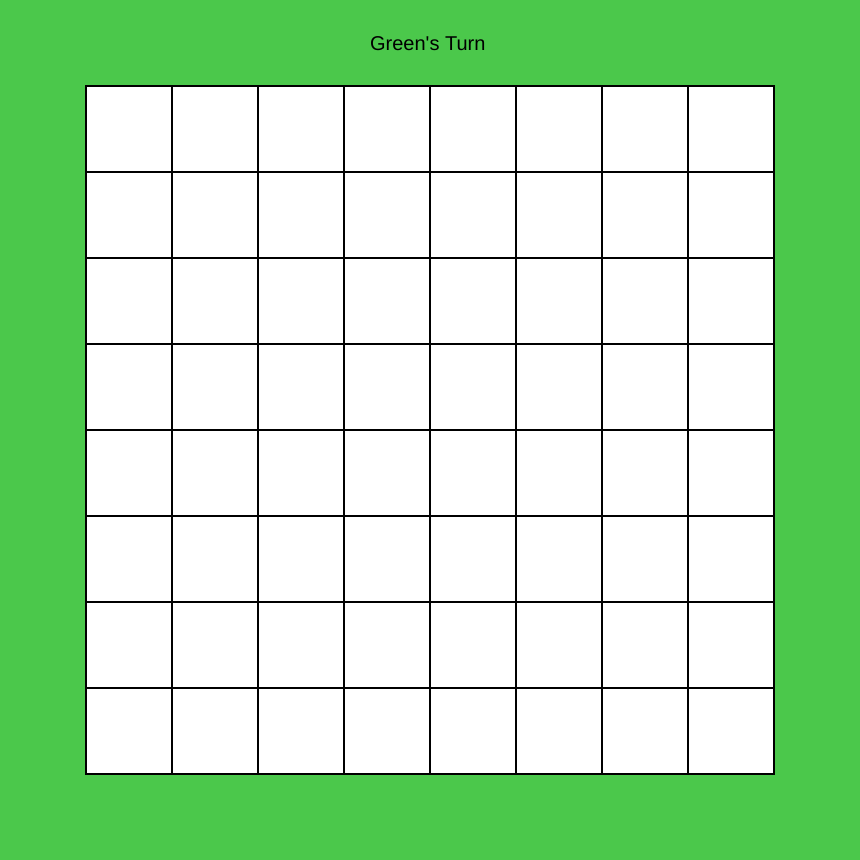
Frame 1 (no input)
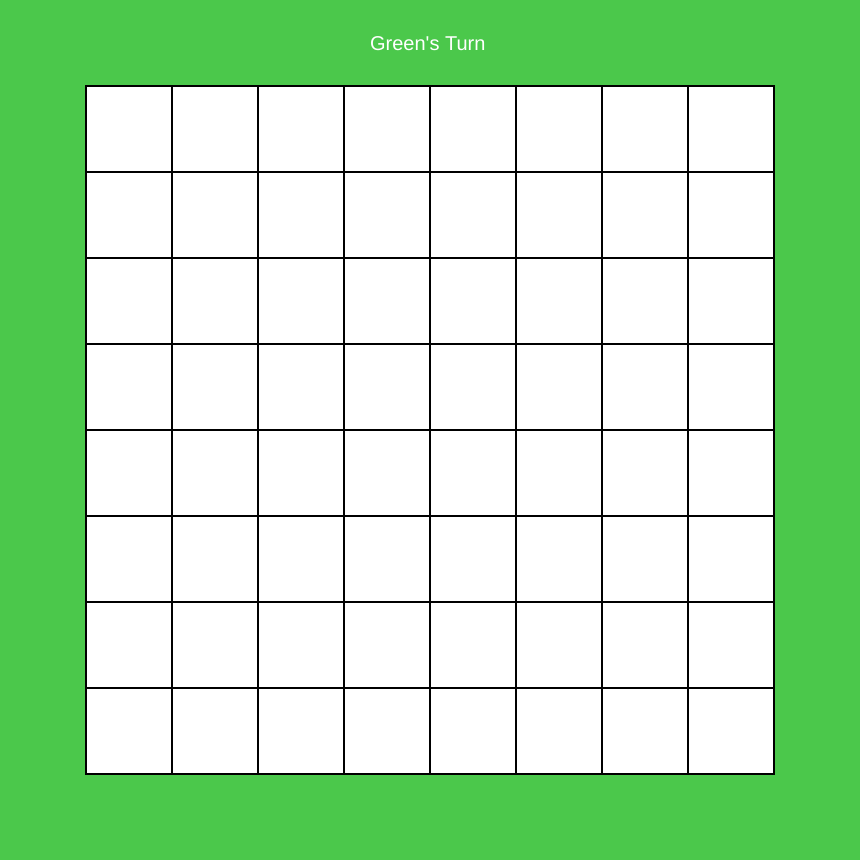
Frame 60 (no input)
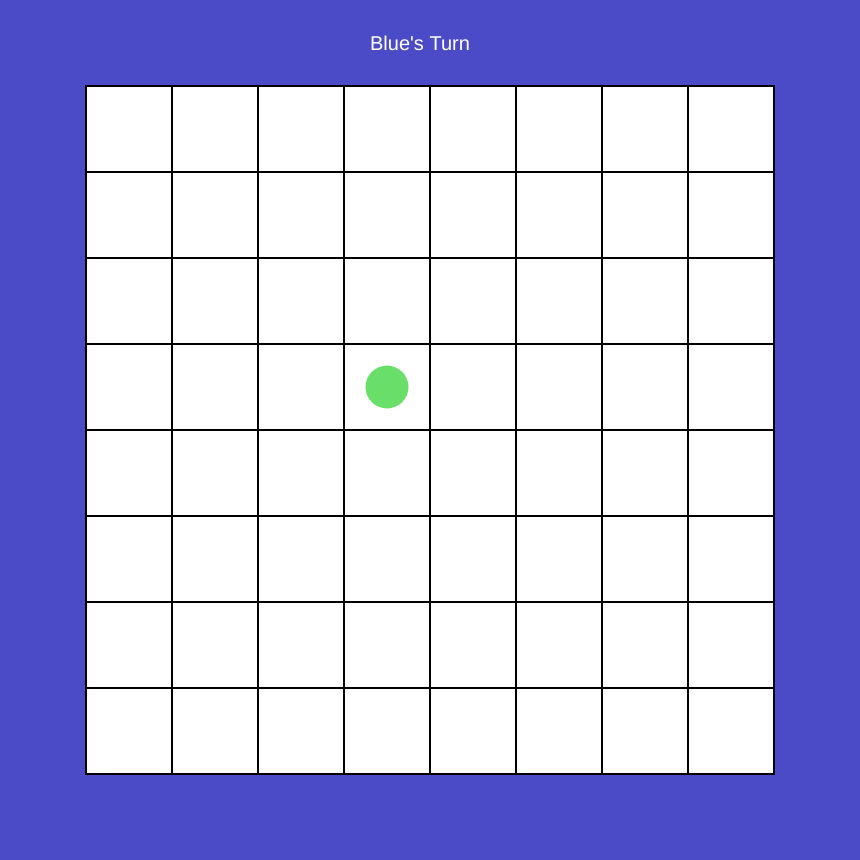
Frame 120 (the mouse pressed at the canvas centre since frame 60)

The p5.js sketch that drew these frames (run headless with seeded random() and noise() and a simulated clock; from frame 60 on, the mouse is pressed at the canvas centre):

// p5.js sketch
// ── sketch.js
// introduce players and player colours...!

let spots = [];
let num;
let b;
let angle;
let chance;
let count;

function setup() {
  createCanvas(860, 860);
  num = 10; // (num - 2) x (num - 2) grid
  b = width / num;
  angle = 0;
  count = 0;
  chance = 'green';
  angleMode(DEGREES);
  for (let i = 0; i < num - 2; i++) {
    spots[i] = [];
    for (let j = 0; j < num - 2; j++) {
      spots[i][j] = new Spot(b + j * height / num, b + i * width / num);
    }
  }
  background(75, 200, 75);
}

function draw() {
  if (count == 2) {
    background(51);
    textSize(20);
    noStroke();
    text('GAME OVER!, Click to restart.', 300, 50);
    for (let i = 0; i < spots.length; i++) {
      for (let j = 0; j < spots[i].length; j++) {
        spots[i][j].show();
      }
    }
    // textSize(50);
    // text('GAME OVER!', width / 2 - 150, height / 2 - height / 10);
    // text('Click to Restart!', width / 2 - 150, height / 2 + height / 10);
  } else {
    if (chance == 'green') {
      background(75, 200, 75);
      textSize(20);
      noStroke();
      text('Green\'s Turn', 370, 50);
    } else if (chance == 'blue') {
      background(75, 75, 200);
      textSize(20);
      noStroke();
      text('Blue\'s Turn', 370, 50);
    } else {
      console.log('error in variable chance, as it is taking values other than green and blue');
    }
    // drawing stuff here!
    for (let i = 0; i < spots.length; i++) {
      for (let j = 0; j < spots[i].length; j++) {
        spots[i][j].show();
      }
    }
    angle += 1;
    if (angle >= 360) {
      angle = 0;
    }
  }
}

function mousePressed() {
  if (count == 2) {
    console.log('restarting...');
    for (let i = 0; i < spots.length; i++) {
      for (let j = 0; j < spots[i].length; j++) {
        spots[i][j].value = 0;
        spots[i][j].team = 'none';
        spots[i][j].show();
      }
    }
    count = 0;
    chance = 'green';
    loop();
  } else {
    let d = Infinity;
    let something;
    let i_ = -1;
    let j_ = -1;
    for (let i = 0; i < spots.length; i++) {
      for (let j = 0; j < spots[i].length; j++) {
        something = dist(mouseX, mouseY, spots[i][j].x, spots[i][j].y);
        if (something < d && mouseX - spots[i][j].x > 0 && mouseY - spots[i][j].y > 0) {
          d = something;
          i_ = i;
          j_ = j;
        }
      }
    }
    if (!(i_ == -1 && j_ == -1)) {
      if (spots[i_][j_].team == 'none' || spots[i_][j_].team == chance) {
        spots[i_][j_].value++;
        spots[i_][j_].team = chance;
        if (chance == 'green') {
          chance = 'blue';
        } else if (chance == 'blue') {
          chance = 'green';
        } else {
          console.log('error chance taking values other than green and blue');
        }
      }
      // corner cases
      if ((i_ == 0 && j_ == 0) || (i_ == 0 && j_ == spots.length - 1) ||
        (i_ == spots.length - 1 && j_ == 0) ||
        (i_ == spots.length - 1 && j_ == spots.length - 1)) {
        if (spots[i_][j_].value > 1) {
          spots[i_][j_].value = 0;
          blast(spots, i_, j_);
          if (spots[i_][j_].value == 0)
            spots[i_][j_].team = 'none';
        }
      }
      // edge cases
      else if ((i_ == 0) || (j_ == 0) || (i_ == spots.length - 1) || (j_ == spots.length - 1)) {
        if (spots[i_][j_].value > 2) {
          spots[i_][j_].value = 0;
          blast(spots, i_, j_);
          if (spots[i_][j_].value == 0)
            spots[i_][j_].team = 'none';
        }
      }
      // middle case
      else {
        if (spots[i_][j_].value > 3) {
          spots[i_][j_].value = 0;
          blast(spots, i_, j_);
          if (spots[i_][j_].value == 0)
            spots[i_][j_].team = 'none';
        }
      }
      // draw stuff (drawing in draw method)!
      // for (let i = 0; i < spots.length; i++) {
      //   for (let j = 0; j < spots[i].length; j++) {
      //     spots[i][j].show();
      //   }
      // }
      console.log(checkGameOver(spots));
    } else {
      console.log('clicked outside!');
    }
  }
}

function checkGameOver(spots) {
  let greenCount = 0;
  let blueCount = 0;
  let noneCount = 0;
  for (let i = 0; i < spots.length; i++) {
    for (let j = 0; j < spots[i].length; j++) {
      if (spots[i][j].team == 'green')
        greenCount++;
      else if (spots[i][j].team == 'blue')
        blueCount++;
      else
        noneCount++;
    }
  }
  if (greenCount == 0 || blueCount == 0)
    count++;
  if (count == 2) {
    console.log('GAME OVER!');
    // for (let i = 0; i < spots.length; i++) {
    //   for (let j = 0; j < spots[i].length; j++) {
    //     spots[i][j].value = 0;
    //   }
    // }
    noLoop();
  }
  return [greenCount, blueCount, noneCount];
}

function blast(spots, i, j) {
  // corner cases
  if (i == 0 && j == 0) {
    spots[i + 1][j].value++;
    spots[i + 1][j].team = spots[i][j].team;
    if (spots[i + 1][j].value > 2) {
      spots[i + 1][j].value = 0;
      blast(spots, i + 1, j);
      if (spots[i + 1][j].value == 0)
        spots[i + 1][j].team = 'none';
    }
    spots[i][j + 1].value++;
    spots[i][j + 1].team = spots[i][j].team;
    if (spots[i][j + 1].value > 2) {
      spots[i][j + 1].value = 0;
      blast(spots, i, j + 1);
      if (spots[i][j + 1].value == 0)
        spots[i][j + 1].team = 'none';
    }
  } else if (i == 0 && j == spots.length - 1) {
    spots[i + 1][j].value++;
    spots[i + 1][j].team = spots[i][j].team;
    if (spots[i + 1][j].value > 2) {
      spots[i + 1][j].value = 0;
      blast(spots, i + 1, j);
      if (spots[i + 1][j].value == 0)
        spots[i + 1][j].team = 'none';
    }
    spots[i][j - 1].value++;
    spots[i][j - 1].team = spots[i][j].team;
    if (spots[i][j - 1].value > 2) {
      spots[i][j - 1].value = 0;
      blast(spots, i, j - 1);
      if (spots[i][j - 1].value == 0)
        spots[i][j - 1].team = 'none';
    }
  } else if (i == spots.length - 1 && j == 0) {
    spots[i - 1][j].value++;
    spots[i - 1][j].team = spots[i][j].team;
    if (spots[i - 1][j].value > 2) {
      spots[i - 1][j].value = 0;
      blast(spots, i - 1, j);
      if (spots[i - 1][j].value == 0)
        spots[i - 1][j].team = 'none';
    }
    spots[i][j + 1].value++;
    spots[i][j + 1].team = spots[i][j].team;
    if (spots[i][j + 1].value > 2) {
      spots[i][j + 1].value = 0;
      blast(spots, i, j + 1);
      if (spots[i][j + 1].value == 0)
        spots[i][j + 1].team = 'none';
    }
  } else if (i == spots.length - 1 && j == spots.length - 1) {
    spots[i - 1][j].value++;
    spots[i - 1][j].team = spots[i][j].team;
    if (spots[i - 1][j].value > 2) {
      spots[i - 1][j].value = 0;
      blast(spots, i - 1, j);
      if (spots[i - 1][j].value == 0)
        spots[i - 1][j].team = 'none';
    }
    spots[i][j - 1].value++;
    spots[i][j - 1].team = spots[i][j].team;
    if (spots[i][j - 1].value > 2) {
      spots[i][j - 1].value = 0;
      blast(spots, i, j - 1);
      if (spots[i - 1][j].value == 0)
        spots[i][j - 1].team = 'none';
    }
  }
  // edge cases
  else if (i == 0) {
    spots[i + 1][j].value++;
    spots[i + 1][j].team = spots[i][j].team;
    if (spots[i + 1][j].value > 3) {
      spots[i + 1][j].value = 0;
      blast(spots, i + 1, j);
      if (spots[i + 1][j].value == 0)
        spots[i + 1][j].team = 'none';
    }
    spots[i][j - 1].value++;
    spots[i][j - 1].team = spots[i][j].team;
    if (((j - 1 == 0) && (spots[i][j - 1].value > 1)) ||
      ((j - 1 != 0) && (spots[i][j - 1].value > 2))) {
      spots[i][j - 1].value = 0;
      blast(spots, i, j - 1);
      if (spots[i - 1][j].value == 0)
        spots[i][j - 1].team = 'none';
    }
    spots[i][j + 1].value++;
    spots[i][j + 1].team = spots[i][j].team;
    if (((j + 1 == spots.length - 1) && (spots[i][j + 1].value > 1)) ||
      ((j + 1 != spots.length - 1) && (spots[i][j + 1].value > 2))) {
      spots[i][j + 1].value = 0;
      blast(spots, i, j + 1);
      if (spots[i][j + 1].value == 0)
        spots[i][j + 1].team = 'none';
    }
  } else if (i == spots.length - 1) {
    spots[i - 1][j].value++;
    spots[i - 1][j].team = spots[i][j].team;
    if (spots[i - 1][j].value > 3) {
      spots[i - 1][j].value = 0;
      blast(spots, i - 1, j);
      if (spots[i - 1][j].value == 0)
        spots[i - 1][j].team = 'none';
    }
    spots[i][j - 1].value++;
    spots[i][j - 1].team = spots[i][j].team;
    if (((j - 1 == 0) && (spots[i][j - 1].value > 1)) ||
      ((j - 1 != 0) && (spots[i][j - 1].value > 2))) {
      spots[i][j - 1].value = 0;
      blast(spots, i, j - 1);
      if (spots[i - 1][j].value == 0)
        spots[i][j - 1].team = 'none';
    }
    spots[i][j + 1].value++;
    spots[i][j + 1].team = spots[i][j].team;
    if (((j + 1 == spots.length - 1) && (spots[i][j + 1].value > 1)) ||
      ((j + 1 != spots.length - 1) && (spots[i][j + 1].value > 2))) {
      spots[i][j + 1].value = 0;
      blast(spots, i, j + 1);
      if (spots[i][j + 1].value == 0)
        spots[i][j + 1].team = 'none';
    }
  } else if (j == 0) {
    spots[i + 1][j].value++;
    spots[i + 1][j].team = spots[i][j].team;
    if (((i + 1 == spots.length - 1) && (spots[i + 1][j].value > 1)) ||
      ((i + 1 != spots.length - 1) && (spots[i + 1][j].value > 2))) {
      spots[i + 1][j].value = 0;
      blast(spots, i + 1, j);
      if (spots[i + 1][j].value == 0)
        spots[i + 1][j].team = 'none';
    }
    spots[i - 1][j].value++;
    spots[i - 1][j].team = spots[i][j].team;
    if (((i - 1 == 0) && (spots[i - 1][j].value > 1)) ||
      ((i - 1 != 0) && (spots[i - 1][j].value > 2))) {
      spots[i - 1][j].value = 0;
      blast(spots, i - 1, j);
      if (spots[i - 1][j].value == 0)
        spots[i - 1][j].team = 'none';
    }
    spots[i][j + 1].value++;
    spots[i][j + 1].team = spots[i][j].team;
    if (spots[i][j + 1].value > 3) {
      spots[i][j + 1].value = 0;
      blast(spots, i, j + 1);
      if (spots[i][j + 1].value == 0)
        spots[i][j + 1].team = 'none';
    }
  } else if (j == spots.length - 1) {
    spots[i + 1][j].value++;
    spots[i + 1][j].team = spots[i][j].team;
    if (((i + 1 == spots.length - 1) && (spots[i + 1][j].value > 1)) ||
      ((i + 1 != spots.length - 1) && (spots[i + 1][j].value > 2))) {
      spots[i + 1][j].value = 0;
      blast(spots, i + 1, j);
      if (spots[i + 1][j].value == 0)
        spots[i + 1][j].team = 'none';
    }
    spots[i - 1][j].value++;
    spots[i - 1][j].team = spots[i][j].team;
    if (((i - 1 == 0) && (spots[i - 1][j].value > 1)) ||
      ((i - 1 != 0) && (spots[i - 1][j].value > 2))) {
      spots[i - 1][j].value = 0;
      blast(spots, i - 1, j);
      if (spots[i - 1][j].value == 0)
        spots[i - 1][j].team = 'none';
    }
    spots[i][j - 1].value++;
    spots[i][j - 1].team = spots[i][j].team;
    if (spots[i][j - 1].value > 3) {
      spots[i][j - 1].value = 0;
      blast(spots, i, j - 1);
      if (spots[i - 1][j].value == 0)
        spots[i][j - 1].team = 'none';
    }
  }
  // middle case
  else {
    spots[i + 1][j].value++;
    spots[i + 1][j].team = spots[i][j].team;
    if (((i + 1 == spots.length - 1) && (spots[i + 1][j].value > 2)) ||
      ((i + 1 != spots.length - 1) && (spots[i + 1][j].value > 3))) {
      spots[i + 1][j].value = 0;
      blast(spots, i + 1, j);
      if (spots[i + 1][j].value == 0)
        spots[i + 1][j].team = 'none';
    }
    spots[i - 1][j].value++;
    spots[i - 1][j].team = spots[i][j].team;
    if (((i - 1 == 0) && (spots[i - 1][j].value > 2)) ||
      ((i - 1 != 0) && (spots[i - 1][j].value > 3))) {
      spots[i - 1][j].value = 0;
      blast(spots, i - 1, j);
      if (spots[i - 1][j].value == 0)
        spots[i - 1][j].team = 'none';
    }
    spots[i][j - 1].value++;
    spots[i][j - 1].team = spots[i][j].team;
    if (((j - 1 == 0) && (spots[i][j - 1].value > 2)) ||
      ((j - 1 != 0) && (spots[i][j - 1].value > 3))) {
      spots[i][j - 1].value = 0;
      blast(spots, i, j - 1);
      if (spots[i - 1][j].value == 0)
        spots[i][j - 1].team = 'none';
    }
    spots[i][j + 1].value++;
    spots[i][j + 1].team = spots[i][j].team;
    if (((j + 1 == spots.length - 1) && (spots[i][j + 1].value > 2)) ||
      ((j + 1 != spots.length - 1) && (spots[i][j + 1].value > 3))) {
      spots[i][j + 1].value = 0;
      blast(spots, i, j + 1);
      if (spots[i][j + 1].value == 0)
        spots[i][j + 1].team = 'none';
    }
  }
}

class Spot {
  constructor(x_, y_) {
    this.x = x_;
    this.y = y_;
    this.size = width / num;
    this.value = 0;
    this.team = 'none';
  }

  show() {
    stroke(0);
    strokeWeight(2);
    fill(255);
    rect(this.x, this.y, this.size, this.size);
    ellipseMode(CENTER);
    if (this.value < 0 || this.value > 3) {
      console.log('error, value in a cell is not between 0 and 3');
    }
    switch (this.value) {
      case 0:
        // stroke(0);
        // strokeWeight(2);
        // fill(255);
        // rect(this.x, this.y, this.size, this.size);
        break;
      case 1:
        if (this.team == 'blue') {
          fill(0, 0, 200, 150);
        } else if (this.team == 'green') {
          fill(0, 200, 0, 150);
        } else if (this.team == 'none') {
          console.log('team = none');
        } else {
          console.log('error in team');
        }
        noStroke();
        ellipse(this.x + this.size / 2, this.y + this.size / 2, this.size / 2, this.size / 2);
        break;
      case 2:
        push();
        if (this.team == 'blue') {
          fill(0, 0, 200, 150);
        } else if (this.team == 'green') {
          fill(0, 200, 0, 150);
        } else if (this.team == 'none') {
          console.log('team = none');
        } else {
          console.log('error in team');
        }
        noStroke();
        translate(this.x + this.size / 2, this.y + this.size / 2);
        rotate(angle);
        ellipse(-this.size / 6, 0, this.size / 2, this.size / 2);
        ellipse(this.size / 6, 0, this.size / 2, this.size / 2);
        pop();
        break;
      case 3:
        push();
        if (this.team == 'blue') {
          fill(0, 0, 200, 150);
        } else if (this.team == 'green') {
          fill(0, 200, 0, 150);
        } else {
          console.log('error in team');
        }
        noStroke();
        translate(this.x + this.size / 2, this.y + this.size / 2);
        rotate(angle + 45);
        ellipse(0, -this.size / 6, this.size / 2, this.size / 2);
        ellipse(-1.732 * this.size / 12, this.size / 12, this.size / 2, this.size / 2);
        ellipse(1.732 * this.size / 12, this.size / 12, this.size / 2, this.size / 2);
        pop();
        break;
    }
  }
}
